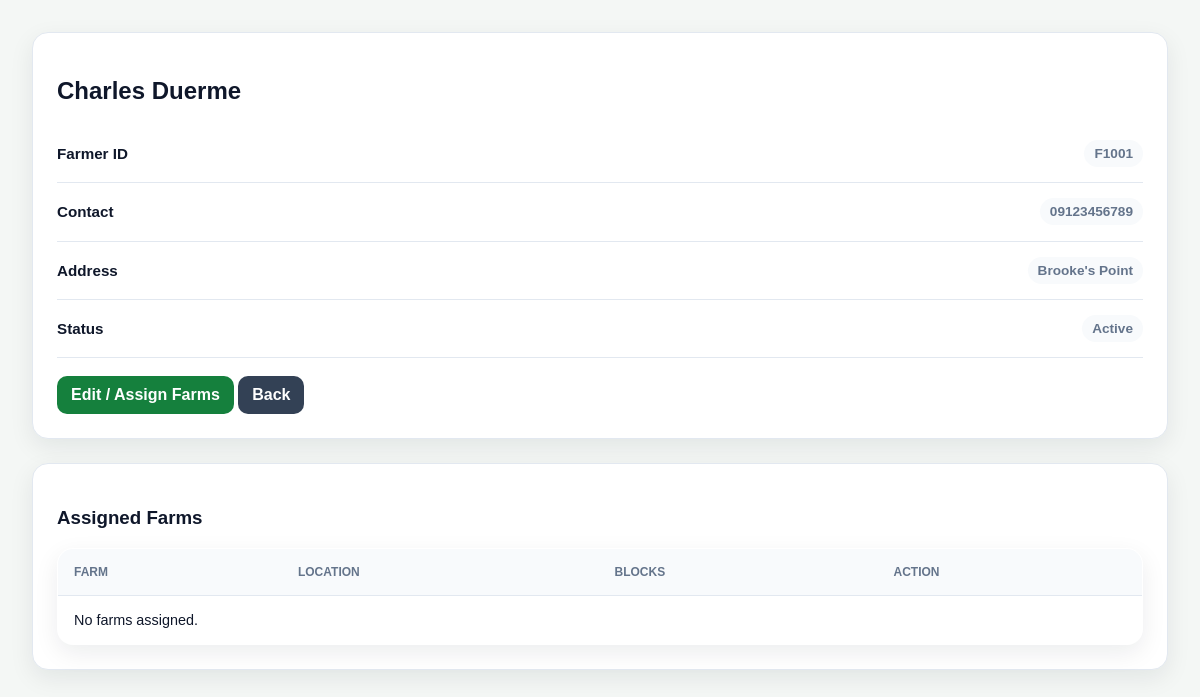
The app's page /lgu/farmers/1/ (signed in), older data.
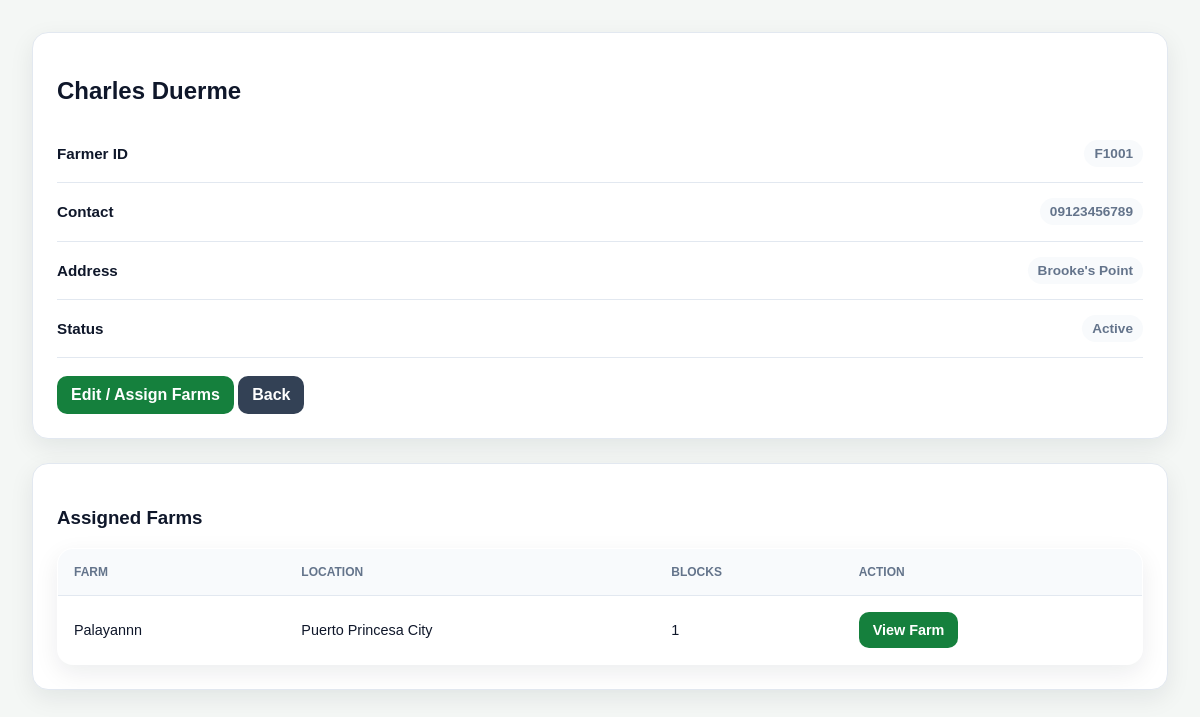
The same page, newer data.
### core/models.py (models this page shows, shortened)
class Farm(models.Model):
    name = models.CharField(max_length=100, default="My Farm")
    location = models.CharField(max_length=200, default="Puerto Princesa City")
    farmer = models.ManyToManyField(User, blank=True, related_name="farms")

### core/decorators.py (the view)
    def wrapper(request, *args, **kwargs):
        if not request.user.is_authenticated:
            return redirect("/lgu-login/")
        if not hasattr(request.user, "lgu_profile"):
            return redirect("/farmer-login/")
        return view_func(request, *args, **kwargs)

### core/views.py (called while the page is built)
@lgu_required
def lgu_farmer_detail(request, farmer_id):
    farmer = FarmerProfile.objects.select_related("user").get(id=farmer_id)
    farms = Farm.objects.filter(farmer=farmer.user).prefetch_related("blocks")
    return render(request, "lgu_farmer_detail.html", {
        "farmer": farmer,
        "farms": farms,
    })

### core/templates/lgu_farmer_detail.html (shortened to what this page needs)
{% load static %}
<!DOCTYPE html>
<html>
<head>
    <link rel="stylesheet" href="{% static 'css/lgu.css' %}">
</head>
<body>
<div class="container">
    <div class="panel">
        <h2>{{ farmer.full_name }}</h2>
        <div class="mini-stat">
            <strong>Farmer ID</strong>
            <span>{{ farmer.farmer_id }}</span>
        </div>
        <div class="mini-stat">
            <strong>Contact</strong>
            <span>{{ farmer.contact_number }}</span>
        </div>
        <div class="mini-stat">
            <strong>Address</strong>
            <span>{{ farmer.address }}</span>
        </div>
        <div class="mini-stat">
            <strong>Status</strong>
            <span>
                {% if farmer.is_locked %}
                    Locked
                {% else %}
                    Active
                {% endif %}
            </span>
        </div>
        <br>
        <a href="{% url 'lgu_farmer_edit' farmer.id %}" class="btn">
            Edit / Assign Farms
        </a>
        <a href="{% url 'lgu_farmers' %}" class="btn btn-secondary">
            Back
        </a>
    </div>
    <div class="panel">
        <h3>Assigned Farms</h3>
        <table>
            <thead>
                <tr>
                    <th>Farm</th>
                    <th>Location</th>
                    <th>Blocks</th>
                    <th>Action</th>
                </tr>
            </thead>
            <tbody>
                {% for farm in farms %}
                <tr>
                    <td>{{ farm.name }}</td>
                    <td>{{ farm.location }}</td>
                    <td>{{ farm.blocks.count }}</td>
                    <td>
                        <a href="{% url 'lgu_farm_detail' farm.id %}" class="btn">
                            View Farm
                        </a>
                    </td>
                </tr>
                {% empty %}
                <tr>
                    <td colspan="4">No farms assigned.</td>
                </tr>
                {% endfor %}
            </tbody>
        </table>
    </div>
</div>
</body>
</html>

Row changes from the older to the newer data that the page shows:
added Farm: name "Palayannn", location "Puerto Princesa City", blocks.count "1"
Text that changed along with them:
text no longer shown: "No farms assigned."
